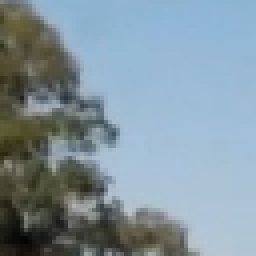
#> input picture test_images/2.png, 64 x 64 px (shown 4 times larger)
$ jupyter execute --allow-errors sdc-vehicle-detection-and-tracking.ipynb   (older library calls are emulated)
#> lines starting #> are read from the running program, lines starting #| are printed output that depends on the picture
[cell 1]
import cv2
import numpy as np
import matplotlib.pyplot as plt
import matplotlib.image as mpimg
from mpl_toolkits.mplot3d import Axes3D
import glob
import matplotlib

## Utility functions

[cell 2]
def draw_boxes(img, bboxes, color=(0, 0, 255), thick=6):
    """
    Draw detected boxes on the image
    """
    # make a copy of the image
    draw_img = np.copy(img)
    # draw each bounding box on your image copy using cv2.rectangle()
    for box in bboxes:
        cv2.rectangle(draw_img, box[0], box[1], color = color, thickness = thick)
    # return the image copy with boxes drawn
    return draw_img # Change this line to return image copy with boxes

def convert_color(img, color_space='RGB'):
    """
    Convert RGB to any given color space
    """
    if color_space == 'HSV':
        color = cv2.COLOR_RGB2HSV
    elif color_space == 'HLS':
        color = cv2.COLOR_RGB2HLS
    elif color_space == 'YUV':
        color = cv2.COLOR_RGB2YUV
    elif color_space == 'LUV':
        color = cv2.COLOR_RGB2LUV
    elif color_space == 'YCrCb':
        color = cv2.COLOR_RGB2YCrCb
    else:
        color = cv2.COLOR_RGB2BGR

    if color_space != 'RGB':
        res_img = cv2.cvtColor(img, color)
    else:
        res_img = np.copy(img)

    return res_img

# [6 lines left out: function scale_rgb_to_255, not called in this run]


def get_channels(image, channels='ALL'):
    """
    Get specified channels list to extract features
    """
    if channels == 'ALL':
        channles_set = range(image.shape[2])
    else:
        channles_set = channels

    return channles_set

## Drawing and loading utilites

[cell 3]
def draw_color_hist(features, bincen, color_labels=list("RGB")):
    """
    Draw color channels histograms
    """
    n_channel_features = len(features) // 3
    fig = plt.figure(figsize=(12,3))
    plt.subplot(131)
    plt.bar(bincen, features[0:n_channel_features])
    plt.xlim(0, 256)
    plt.title('{} Histogram'.format(color_labels[0]))
    plt.subplot(132)
    plt.bar(bincen, features[n_channel_features : 2*n_channel_features])
    plt.xlim(0, 256)
    plt.title('{} Histogram'.format(color_labels[1]))
    plt.subplot(133)
    plt.bar(bincen, features[2*n_channel_features : 3*n_channel_features])
    plt.xlim(0, 256)
    plt.title('{} Histogram'.format(color_labels[2]))
    fig.tight_layout()
    plt.show()


def load_image(image_name):
    """
    Load image in RGB format with [0-255] range for both jpg and png.
    """
#> called with image_name = 'test_images/2.png'
    img = cv2.imread(image_name)
#> img is the input picture: shape (64, 64, 3); mean B, G, R 158.4, 148, 130
    res_img = cv2.cvtColor(img, cv2.COLOR_BGR2RGB)
    return res_img

def show_image(image, cmap=None):
    """
    Display image
    """
    plt.imshow(image)
    plt.show()

## Color features

[cell 4]
def color_hist(image, nbins=32, bins_range=(0, 256), channels='ALL'):
    """
    Calculate color histogram feature
    """
#> called with nbins = 32, bins_range = (0, 256), channels = 'ALL'
    #get channels
    channels_set = get_channels(image, channels)
    channel_features = []
    bin_centers = None

    #for each channels calculate histogram using numpy
    for channel in channels_set:
        hist = np.histogram(image[:,:,channel], bins=nbins, range=bins_range)
        channel_features.append(hist[0])

        if bin_centers is None:
             bin_centers = (hist[1][1:] + hist[1][0:-1]) / 2
#> this loop made 3 passes
#> after the loop, bin_centers = 32 values from 4 to 252; channel_features = 3 items

    # Concatenate the histograms into a single feature vector
    hist_features = np.concatenate(channel_features)
#> hist_features = 96 values, max 1913 at index 90, min 0 at index 24, mean 128

    # Return the individual histograms, bin_centers and feature vector
    return hist_features, bin_centers

# [6 lines left out: function bin_spatial, not called in this run]

[cell 5]
#sky color historgram
img = load_image("test_images/2.png")
show_image(img)

features, bincen = color_hist(img, nbins=32, bins_range=(0, 256))
#> features has the same summary as hist_features in color_hist; bincen = 32 values from 4 to 252
draw_color_hist(features, bincen)
#> in draw_color_hist, `n_channel_features = len(features) // 3`: n_channel_features = 32

image2 = convert_color(img, 'HLS')

features, bincen = color_hist(image2, nbins=32, bins_range=(0, 256))
#> the loop in color_hist (call 2), `for channel in channels_set:` made 3 passes
#> features = 96 values, max 1467 at index 13, min 0 at index 16, mean 128
draw_color_hist(features, bincen, color_labels=list("HLS"))

[cell 6]
img = load_image("test_images/53.png")
#> call 2 of load_image, with image_name = 'test_images/53.png'
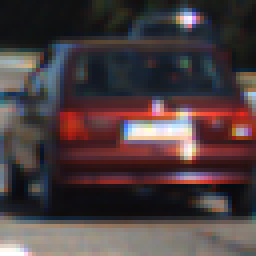
#> input picture test_images/53.png, 64 x 64 px (shown 4 times larger)
#> in load_image, img is the input picture: shape (64, 64, 3); mean B, G, R 63.7, 61.8, 75.2

show_image(img)
features, bincen = color_hist(img, nbins=32, bins_range=(0, 256))
#> features = 96 values, max 671 at index 66, min 0 at index 32, mean 128
draw_color_hist(features, bincen)
#> in draw_color_hist (call 3), `plt.show()`:
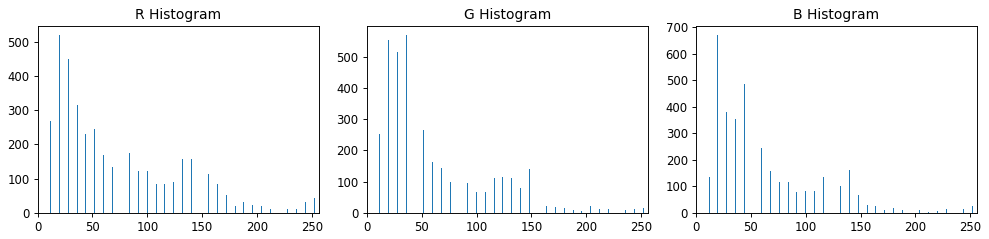
#> figure drawn by matplotlib, 3 panels; panel 1: tallest bar 520 high, from x = 19.6 to 20.4; panel 2: tallest bar 570 high, from x = 35.6 to 36.4; panel 3: tallest bar 671 high, from x = 19.6 to 20.4

image2 = convert_color(img, 'HLS')

features, bincen = color_hist(image2, nbins=32, bins_range=(0, 256))
#> features = 96 values, max 622 at index 13, min 0 at index 23, mean 128
draw_color_hist(features, bincen, color_labels=list("HLS"))

## Hog features

[cell 7]
from skimage.feature import hog

#HOG features
# [31 lines left out: functions hog_features, extract_hog_features, not called in this run]

[cell 8]
#visualize HOG feature

img1 = load_image("test_images/31.png")
#> call 3 of load_image, with image_name = 'test_images/31.png'
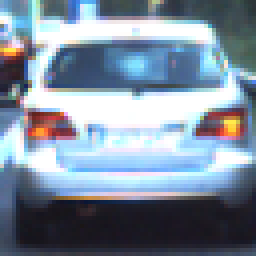
#> input picture test_images/31.png, 64 x 64 px (shown 4 times larger)
#> in load_image, img is the input picture: shape (64, 64, 3); mean B, G, R 157.5, 141.3, 126.3
img_1 = convert_color(img1, 'HSV')

features, hog_image1 = hog(img1[:,:,1], orientations=12, pixels_per_cell=(8, 8), cells_per_block=
                          (3, 3), visualise=True, feature_vector=False, block_norm='L2')


img2 = load_image("test_images/2.png")
img_2 = convert_color(img2, 'HSV')

features, hog_image2 = hog(img2[:,:,1], orientations=12, pixels_per_cell=(8, 8), cells_per_block=
                          (3, 3), visualise=True, feature_vector=False, block_norm='L2')


img3 = load_image("test_images/53.png")
img_3 = convert_color(img3, 'HSV')

features, hog_image3 = hog(img3[:,:,1], orientations=12, pixels_per_cell=(8, 8), cells_per_block=
                          (3, 3), visualise=True, feature_vector=False, block_norm='L2')

img4 = load_image("test_images/8.png")
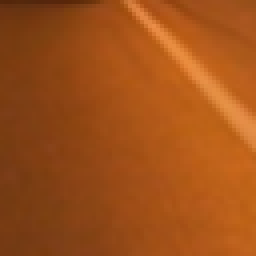
#> input picture test_images/8.png, 64 x 64 px (shown 4 times larger)
#> in load_image, img is the input picture: shape (64, 64, 3); mean B, G, R 24.4, 80.3, 159.5
img_4 = convert_color(img4, 'HSV')

features, hog_image4 = hog(img4[:,:,1], orientations=12, pixels_per_cell=(8, 8), cells_per_block=
                          (3, 3), visualise=True, feature_vector=False, block_norm='L2')

fig, axies = plt.subplots(nrows=2, ncols=4, figsize=(15, 6))
fig.tight_layout()

axies[0][0].imshow(img1)
axies[0][0].set_axis_off()

axies[0][1].imshow(hog_image1, cmap='gray')
axies[0][1].set_axis_off()

axies[0][2].imshow(img2)
axies[0][2].set_axis_off()

axies[0][3].imshow(hog_image2, cmap='gray')
axies[0][3].set_axis_off()

axies[1][0].imshow(img3)
axies[1][0].set_axis_off()

axies[1][1].imshow(hog_image3, cmap='gray')
axies[1][1].set_axis_off()

axies[1][2].imshow(img4)
axies[1][2].set_axis_off()

axies[1][3].imshow(hog_image4, cmap='gray')
axies[1][3].set_axis_off()

plt.show()

## Define feature definition class and feature extration methods

[cell 9]
class Spatial_features_definition():
    """
    Class to store settings for the spartial features
    """
    def __init__(self):
        self.color_space = 'RGB'
        self.spatial_size = (32, 32)

class Histogram_features_definition():
    """
    Class to store settings for the color histogram features
    """
    def __init__(self):
        self.color_space = 'RGB'
        self.hist_bins=32
        self.hist_range=(0, 256)
        self.channels = 'ALL'

class Hog_features_definition():
    """
    Class to store settings for the Hog feature
    """
    def __init__(self):
        self.color_space = 'RGB'
        self.orient = 9,
        self.pix_per_cell = 6
        self.cell_per_block = 3,
        self.feature_vec = True,
        self.block_norm='L2-Hys',
        self.channels = 'ALL'

class Features_definition():
    """
    Class to store full feature definitions settings
    """
    def __init__(self):
        self.spatial_definition = [Spatial_features_definition()]
        self.histogram_definition = [Histogram_features_definition()]
        self.hog_definition = [Hog_features_definition()]

[cell 10]
from sklearn.svm import LinearSVC
from sklearn.preprocessing import StandardScaler
from sklearn.model_selection import train_test_split
import time

# [55 lines left out: function extract_features_single, not called in this run]


def extract_features(imgs, definition):
    """
    Extract features according to the features definition specified
    from the list of images
    """
    # Create a list to append feature vectors to
    features = []

    # Iterate through the list of images
    for file in imgs:

        # Read in each one by one
        image = load_image(file)

        #extract features
        res_features = extract_features_single(image, definition)

        # Append the new feature vector to the features list
        features.append(res_features)

    # Return list of feature vectors
    return features

## Prepare Training Dataset

[cell 11]
def get_features(car_images, no_car_images, definition):
    """
    Extract features from the cars and no-cars images
    """

    #prepare image features using definition
    car_features = extract_features(car_images, definition)
    not_car_features = extract_features(no_car_images, definition)

    car_features = np.array(car_features)
    not_car_features = np.array(not_car_features)

    # Create an array stack of feature vectors
    X = np.concatenate((car_features, not_car_features))

    # Fit scaler
    X_scaler = StandardScaler().fit(X)

    # Apply the scaler to X
    scaled_X = X_scaler.transform(X)

    # Define the labels vector
    y = np.hstack((np.ones(len(car_features)), np.zeros(len(not_car_features))))

    return X, y, X_scaler

# Train classfier

[cell 12]
# [29 lines left out: functions train, predict_for_image, not called in this run]

## Get image files for training

[cell 13]
# [20 lines left out: function load_small_dataset, not called in this run]

def load_full_dataset():
    """
    Load full dataset for training
    """

    images_v = glob.glob('data/vehicles/**/*.png')
    images_nv = glob.glob('data/non-vehicles/**/*.png')

    cars = []
    notcars = []

    for image in images_v:
        cars.append(image)

    for image in images_nv:
        notcars.append(image)
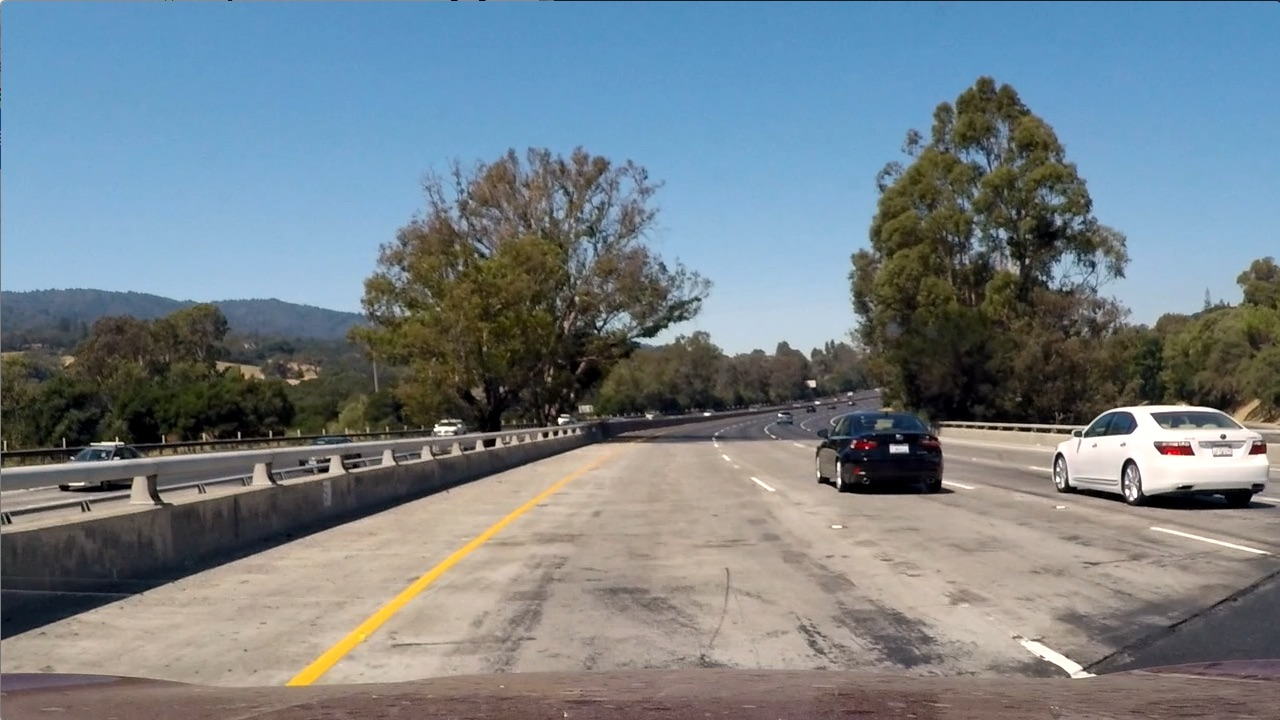
#> input picture test_images/test1.jpg, 1280 x 720 px
#> in load_image, img is the input picture: shape (720, 1280, 3); mean B, G, R 135.5, 128.7, 117.5

    print('Cars count: {}'.format(len(cars)))
    print('No-cars count: {}'.format(len(notcars)))

    return cars, notcars

## Prepare features definition and image data to train classifier

[cell 14]
#setup features definition to extract features

definition = Features_definition()
definition.spatial_definition = []
definition.histogram_definition = []

hog_definition = Hog_features_definition()
hog_definition.color_space = 'YUV'
hog_definition.orient = 9
hog_definition.pix_per_cell = 8
hog_definition.cell_per_block = 2
hog_definition.block_norm='L2'
hog_definition.channels = [1]

hog_definition2 = Hog_features_definition()
hog_definition2.color_space = 'HSV'
hog_definition2.orient = 9
hog_definition2.pix_per_cell = 8
hog_definition2.cell_per_block = 2
hog_definition2.block_norm='L2'
hog_definition2.channels = [1, 2]

definition.hog_definition = [hog_definition, hog_definition2]

# Train Classifier

[cell 15]
from sklearn.ensemble import AdaBoostClassifier
from sklearn.svm import SVC
from sklearn.linear_model import LogisticRegression
from sklearn.tree import DecisionTreeClassifier

#get image files
cars, notcars = load_full_dataset()

#get features from the image list
t_start = time.time()

#> (the rest of this cell did not finish here and is left out)

#> (a cell that did not finish here is left out)

## Sliding Windows

[cell 17]
def slide_window(img, x_start_stop=[None, None], y_start_stop=[None, None],
                    xy_window=(64, 64), xy_shift=(32, 32)):
    """
    Calculate sliding windows for the image region
    """
#> called with xy_window = (96, 96), xy_shift = (96, 96)

    shape = img.shape

    # If x and/or y start/stop positions not defined, set to image size
    if x_start_stop[0] is None:
        x_start_stop[0] = 0

    if x_start_stop[1] is None:
        x_start_stop[1]=shape[1]

    if y_start_stop[0] is None:
        y_start_stop[0]=0

    if y_start_stop[1] is None:
        y_start_stop[1]=shape[0]

    # Compute the span of the region to be searched
    xspan = x_start_stop[1] - x_start_stop[0]
    yspan = y_start_stop[1] - y_start_stop[0]

    # Compute the number of pixels per step in x/y
    #x_npixels =  xy_window[0] * (1 - xy_overlap[0])
    #y_npixels =  xy_window[1] * (1 - xy_overlap[1])
    x_npixels =  xy_shift[0]
    y_npixels =  xy_shift[1]

    # Compute the number of windows
    #nx = np.int((xspan  - xy_window[0] * xy_overlap[0]) / x_npixels)
    #ny = np.int((yspan  - xy_window[1] * xy_overlap[1]) / y_npixels)
    nx = np.int((xspan  - xy_window[0]) // x_npixels + 1)
    ny = np.int((yspan  - xy_window[1]) // y_npixels + 1)

    # Initialize a list to append window positions to
    window_list = []

    # Loop through finding x and y window positions
    for i_y in range(ny):
        y_pos = np.int(y_start_stop[0] + y_npixels * i_y)
        for i_x in range(nx):
            x_pos = np.int(x_start_stop[0] + x_npixels * i_x)
            window_list.append(((x_pos, y_pos), (x_pos + xy_window[0], y_pos + xy_window[1])))

    # Return the list of windows
    return window_list

[cell 18]
image = load_image("test_images/test1.jpg")
show_image(image)

windows = slide_window(image, x_start_stop=[None, None], y_start_stop=[400, 650],
                    xy_window=(96, 96), xy_shift=(96, 96))
#> windows = 26 items

window_img = draw_boxes(image, windows, color=(0, 0, 255), thick=6)
#> the loop in draw_boxes, `for box in bboxes:` made 26 passes
#> box on passes 1 to 4: ((0, 400), (96, 496)), ((96, 400), (192, 496)), ((192, 400), (288, 496)), ((288, 400), (384, 496))
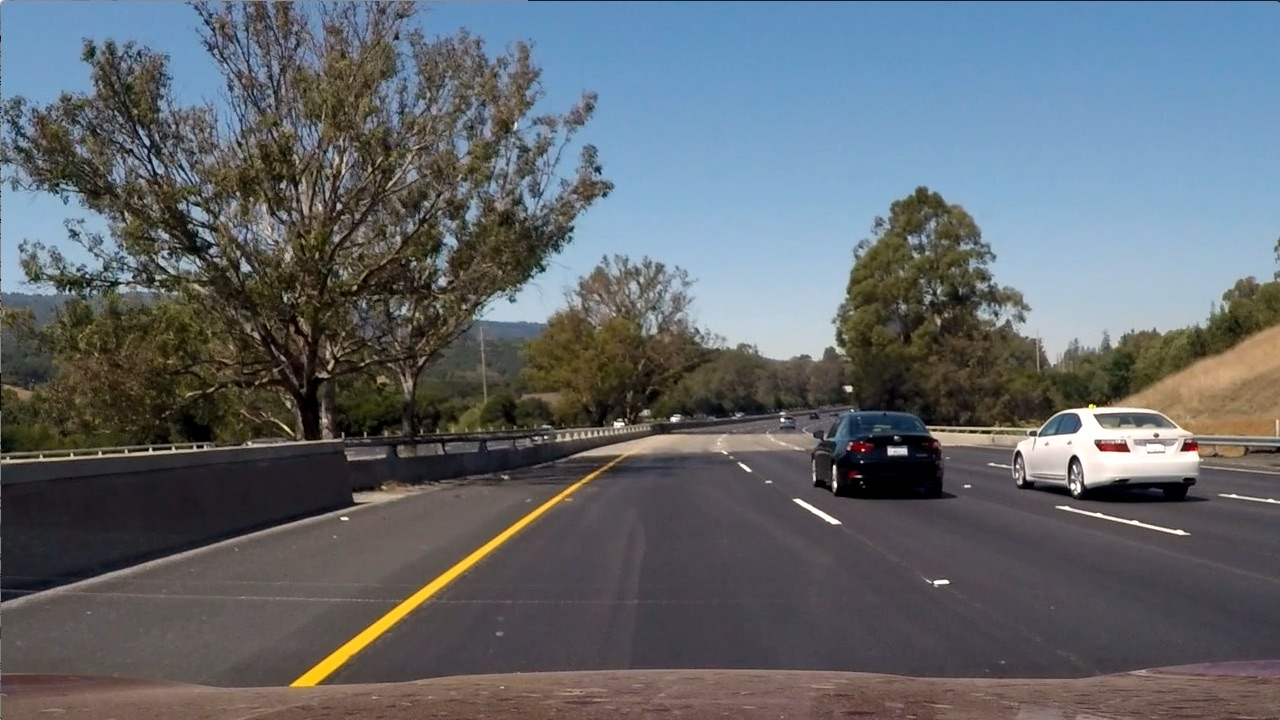
#> input picture test_images/test6.jpg, 1280 x 720 px
#> in load_image, img is the input picture: shape (720, 1280, 3); mean B, G, R 107.9, 102.6, 97
plt.imshow(window_img)
plt.show()

matplotlib.image.imsave('output_images/windows_search.png', window_img)

# Search Cars

[cell 19]
def get_sliding_windows():


    windows_small = slide_window(image, x_start_stop=[None, None], y_start_stop=[390, 500],
                    xy_window=(80, 80), xy_shift=(10, 10))
#> windows_small = 484 items

    windows = slide_window(image, x_start_stop=[None, None], y_start_stop=[390, 620],
                    xy_window=(100, 100), xy_shift=(20, 20))
#> windows = 420 items

    windows_big = slide_window(image, x_start_stop=[None, None], y_start_stop=[450, 660],
                        xy_window=(140, 140), xy_shift=(40, 40))
#> windows_big = 58 items

    windows.extend(windows_big)
    windows.extend(windows_small)

    return windows


# [18 lines left out: function search_windows, not called in this run]

[cell 20]
image = load_image("test_images/test6.jpg")
show_image(image)
windows = get_sliding_windows()
#> windows = 962 items

window_img = draw_boxes(image, windows, color=(0, 0, 255), thick=2)
#> call 2 of draw_boxes, with color = (0, 0, 255), thick = 2
#> the loop in draw_boxes (call 2), `for box in bboxes:` made 962 passes
#> box on passes 1 to 3: ((0, 390), (100, 490)), ((20, 390), (120, 490)), ((40, 390), (140, 490))
#> after the loop in draw_boxes (call 2), `for box in bboxes:`:
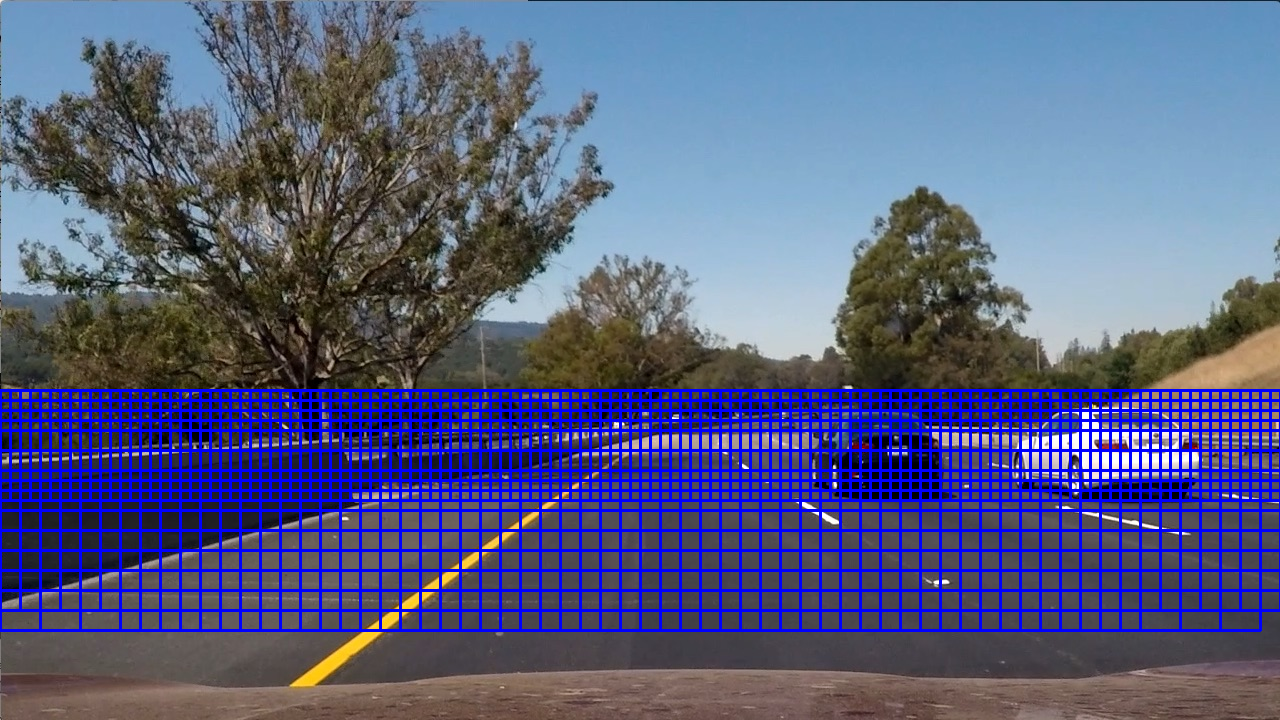
#> draw_img: shape (720, 1280, 3); mean R, G, B 86.9, 93.3, 131.6
plt.imshow(window_img)
plt.show()

matplotlib.image.imsave('output_images/multiple_windows_search.png', window_img)

#> (the rest of this cell did not finish here and is left out)

## Clustering of detections

[cell 21]
# [35 lines left out: functions add_heat, apply_threshold, draw_labeled_bboxes, not called in this run]

from scipy.ndimage.measurements import label

[cell 22]
heat = np.zeros_like(image[:,:,0]).astype(np.float)

# Add heat to each box in box list
#> (the rest of this cell did not finish here and is left out)

[cell 23]
# [19 lines left out: function detection_pipeline, not called in this run]

#> (a cell that did not finish here is left out)

[cell 25]
#prepare environment to work with video
import imageio
#> (the rest of this cell did not finish here and is left out)

[cell 26]
class ClipContext():
    def __init__(self):
        self.previous_clusters = []
        self.previous_boxes = []

    def process_video(self, clip_input, clip_output):
        clip1 = VideoFileClip(clip_input)
        white_clip = clip1.fl_image(self.process_frame)
        white_clip.write_videofile(clip_output, audio=False)

    # [19 lines left out: function process_frame, not called in this run]

[cell 27]
context = ClipContext()
clip1_name = "test_video1.mp4"
white_output = 'test_video_updated3.mp4'
#> (the rest of this cell did not finish here and is left out)

[cell 28]
context = ClipContext()
clip1_name = "project_video.mp4"
white_output = 'project_video_updated.mp4'
#> (the rest of this cell did not finish here and is left out)
